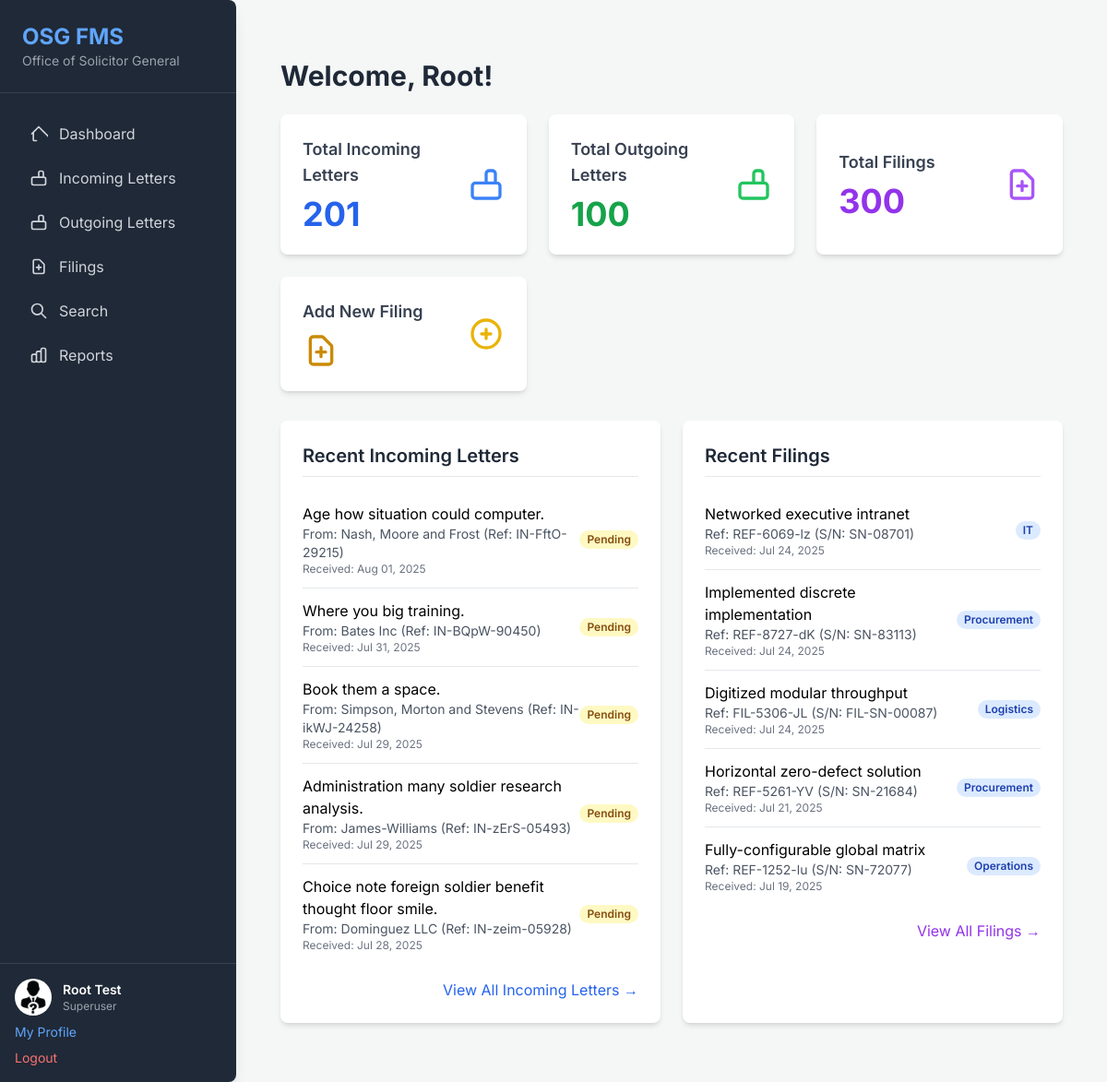
The app's page / (signed in), older data.
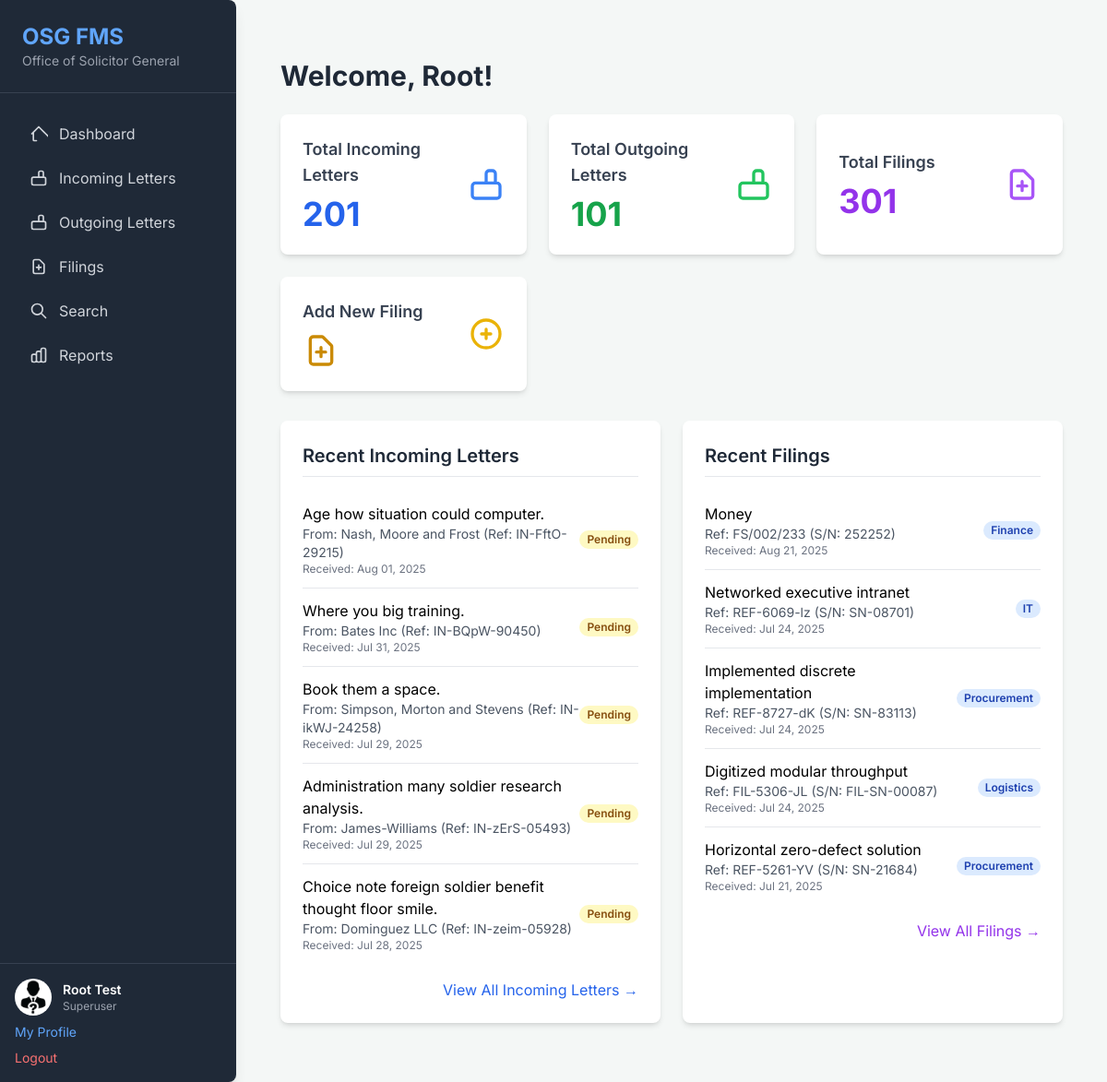
The same page, newer data.
### osg_project/file_manager_app/models.py (models this page shows, shortened)
class IncomingLetter(models.Model):
    received_date = models.DateField(
        default=timezone.now,
        verbose_name="Date Received",
        help_text="The date the letter was received by the office."
    )
    serial_number = models.CharField(
        max_length=50,
        unique=True, # Assuming serial number should be unique for incoming letters
        verbose_name="Serial No.",
        help_text="Unique serial number assigned upon receipt."
    )
    date_of_letter = models.DateField(
        verbose_name="Date of Letter",
        help_text="The date written on the letter itself."
    )
    reference = models.CharField(
        max_length=100,
        unique=True, # Assuming reference should be unique
        verbose_name="Reference No.",
        help_text="The reference number of the incoming letter."
    )
    subject = models.CharField(
        max_length=255,
        verbose_name="Subject",
        help_text="The subject line of the letter."
    )
    author = models.CharField(
        max_length=100,
        verbose_name="Author/Sender",
        help_text="The name of the person or entity who sent the letter."
    )
    receiving_officer = models.ForeignKey(
        User,
        on_delete=models.SET_NULL, # If user is deleted, set to null
        null=True,
        blank=True, # Allow to be blank initially if assigned later
        related_name='incoming_letters_received',
        verbose_name="Receiving Officer",
        help_text="The officer responsible for handling this letter."
    )
    remarks = models.TextField(
        verbose_name="Remarks",
        blank=True,
        help_text="Any additional remarks or notes about the letter."
    )
    scanned_copy = models.FileField(
        upload_to='incoming_letters_scans/',
        verbose_name="Scanned Copy (PDF)",
        blank=True,
        null=True,
        validators=[validate_pdf],
        help_text="Upload a scanned PDF copy of the incoming letter (Max 5MB)."
    )
    signed_by = models.ForeignKey(
        User,
        on_delete=models.SET_NULL,
        null=True,
        blank=True,
        related_name='incoming_letters_signed',
        help_text="The user who signed off on this letter's action."
    )
    signed_at = models.DateField(
        blank=True,
        null=True,
        help_text="Date the letter was signed off."
    )
    signature = models.ImageField(
        upload_to='signatures/',
        blank=True,
        null=True,
        help_text="Digital signature (if applicable)."
    )
    sender = models.CharField(
        max_length=255,
        blank=True,
        null=True,
        help_text="Full name or organization of the sender (redundant with author, but kept from example)."
    )
    is_actioned = models.BooleanField(
        default=False,
        help_text="Indicates if the letter has been actioned or processed."
    )
    created_at = models.DateTimeField(auto_now_add=True)
    updated_at = models.DateTimeField(auto_now=True)
    class Meta:
        verbose_name = "Incoming Letter"
        verbose_name_plural = "Incoming Letters"
        ordering = ['-received_date', '-serial_number']

class Filing(models.Model):
    file_reference = models.CharField(
        max_length=255,
        unique=True, # File reference should be unique
        verbose_name="File Reference",
        help_text="Unique reference number for the filing (e.g., OSG/FIL/2023/001)."
    )
    file_name = models.CharField(
        max_length=255,
        verbose_name="File Name",
        help_text="A descriptive name for the filing (e.g., 'Case of John Doe vs. State')."
    )
    serial_number = models.CharField(
        max_length=100,
        unique=True, # Serial number should be unique
        verbose_name="Serial Number",
        help_text="Unique serial number for the filing."
    )
    receiving_department = models.CharField(
        max_length=255,
        verbose_name="Receiving Department",
        help_text="The department receiving the filing (e.g., Litigation, Advisory)."
    )
    receiving_officer = models.ForeignKey(
        User,
        on_delete=models.SET_NULL,
        null=True,
        blank=True,
        related_name='filings_received',
        verbose_name="Receiving Officer",
        help_text="The officer responsible for this filing."
    )
    receiving_date = models.DateField(
        verbose_name="Receiving Date",
        help_text="The date the filing was received."
    )
    created_at = models.DateTimeField(
        auto_now_add=True,
        verbose_name="Date Created",
        help_text="The date and time the filing record was created in the system."
    )
    scanned_copy = models.FileField(
        upload_to='filings_main_scans/',
        verbose_name="Main Scanned Copy (PDF)",
        blank=True,
        null=True,
        validators=[validate_pdf],
        help_text="Upload a main scanned PDF copy of the filing (Max 5MB)."
    )
    updated_at = models.DateTimeField(auto_now=True)
    class Meta:
        verbose_name = "Filing"
        verbose_name_plural = "Filings"
        ordering = ['-receiving_date', '-created_at']

### osg_project/file_manager_app/views.py (the view)
# urls.py: path('', views.dashboard, name='dashboard'),
@login_required
def dashboard(request):
    total_incoming = IncomingLetter.objects.count()
    total_outgoing = OutgoingLetter.objects.count()
    total_filings = Filing.objects.count()
    recent_incoming = IncomingLetter.objects.order_by('-received_date')[:5]
    recent_filings = Filing.objects.order_by('-receiving_date')[:5]
    context = {
        'total_incoming': total_incoming,
        'total_outgoing': total_outgoing,
        'total_filings': total_filings,
        'recent_incoming': recent_incoming,
        'recent_filings': recent_filings,
    }
    return render(request, 'dashboard.html', context)

### osg_project/file_manager_app/templates/dashboard.html (shortened to what the changed rows need)
{% extends 'base.html' %}
{% block content %}
<div class="container mx-auto px-4 py-8">
    <h2 class="text-3xl font-bold text-gray-800 mb-6">Welcome, {{ user.first_name|default:user.username }}!</h2>
    <div class="grid grid-cols-1 md:grid-cols-2 lg:grid-cols-3 xl:grid-cols-4 gap-6 mb-8">
        <div class="bg-white shadow-md rounded-lg p-6 flex items-center justify-between transition duration-200 ease-in-out transform hover:scale-105">
            <div>
                <h3 class="text-lg font-semibold text-gray-700 mb-2">Total Outgoing Letters</h3>
                <p class="text-4xl font-bold text-green-600">{{ total_outgoing }}</p>
            </div>
        </div>
        <div class="bg-white shadow-md rounded-lg p-6 flex items-center justify-between transition duration-200 ease-in-out transform hover:scale-105">
            <div>
                <h3 class="text-lg font-semibold text-gray-700 mb-2">Total Filings</h3>
                <p class="text-4xl font-bold text-purple-600">{{ total_filings }}</p>
            </div>
        </div>
    </div>
    <div class="grid grid-cols-1 lg:grid-cols-2 gap-6">
        <div class="bg-white shadow-md rounded-lg p-6">
            {% if recent_incoming %}
            <ul class="divide-y divide-gray-200">
                {% for letter in recent_incoming %}
                <li class="py-3 flex justify-between items-center">
                    <div>
                        <a href="{% url 'file_manager_app:incoming_letter_detail' letter.pk %}">
                            {{ letter.subject }}
                        </a>
                        <p class="text-sm text-gray-600">From: {{ letter.author }} (Ref: {{ letter.reference }})</p>
                        <p class="text-xs text-gray-500">Received: {{ letter.received_date|date:"M d, Y" }}</p>
                    </div>
                    <span class="px-2 inline-flex text-xs leading-5 font-semibold rounded-full
                        {% if letter.is_actioned %}bg-green-100 text-green-800{% else %}bg-yellow-100 text-yellow-800{% endif %}">
                        {% if letter.is_actioned %}Actioned{% else %}Pending{% endif %}
                    </span>
                </li>
                {% endfor %}
            </ul>
            {% else %}
            <p class="text-gray-600">No recent incoming letters.</p>
            {% endif %}
        </div>
        <div class="bg-white shadow-md rounded-lg p-6">
            {% if recent_filings %}
            <ul class="divide-y divide-gray-200">
                {% for filing in recent_filings %}
                <li class="py-3 flex justify-between items-center">
                    <div>
                        <a href="{% url 'file_manager_app:filing_detail' filing.pk %}">
                            {{ filing.file_name }}
                        </a>
                        <p class="text-sm text-gray-600">Ref: {{ filing.file_reference }} (S/N: {{ filing.serial_number }})</p>
                        <p class="text-xs text-gray-500">Received: {{ filing.receiving_date|date:"M d, Y" }}</p>
                    </div>
                    <span class="px-2 inline-flex text-xs leading-5 font-semibold rounded-full bg-blue-100 text-blue-800">
                        {{ filing.receiving_department }}
                    </span>
                </li>
                {% endfor %}
            </ul>
            {% else %}
            <p class="text-gray-600">No recent filings.</p>
            {% endif %}
        </div>
    </div>
</div>
{% endblock %}

Row changes from the older to the newer data that the page shows:
no longer on this page (row unchanged): Filing: file_name "Fully-configurable global matrix", file_reference "REF-1252-lu", serial_number "SN-72077", receiving_date "Jul 19, 2025", receiving_department "Operations"
added Filing: file_name "Money", file_reference "FS/002/233", serial_number "252252", receiving_date "Aug 21, 2025", receiving_department "Finance"
Text that changed along with them:
{{ total_outgoing }}: "100" → "101"
{{ total_filings }}: "300" → "301"
